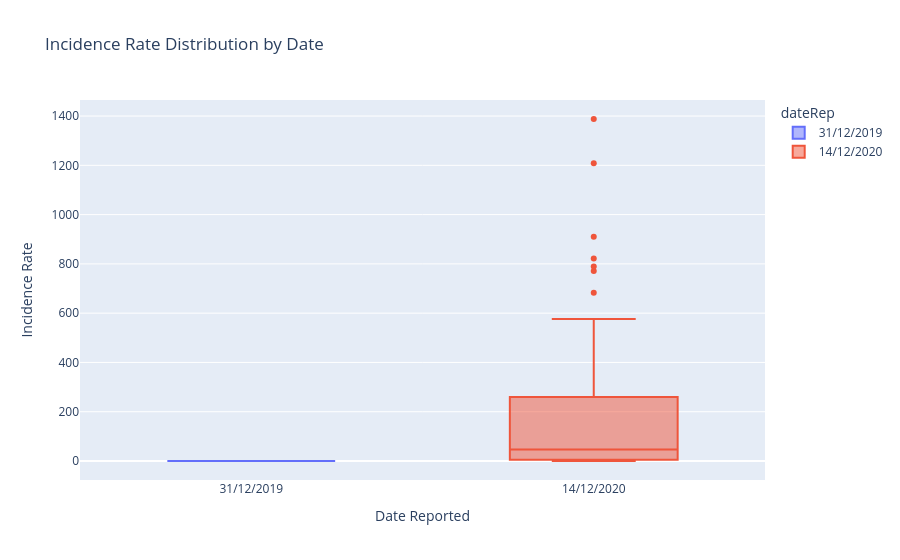

Notebook code for this chart:
### Code cell
df2=pd.read_csv('../../output/hadoop/start_end_date_incidence_stats.csv')
# -- remove trailing \t
df2.columns = [col.strip() for col in df2.columns]
fig = px.box(df2, x='dateRep', y='Cumulative_number_for_14_days_of_COVID-19_cases_per_100000', title='Incidence Rate Distribution by Date', color='dateRep')
fig.update_layout(xaxis_title='Date Reported', yaxis_title='Incidence Rate')
fig.show()
